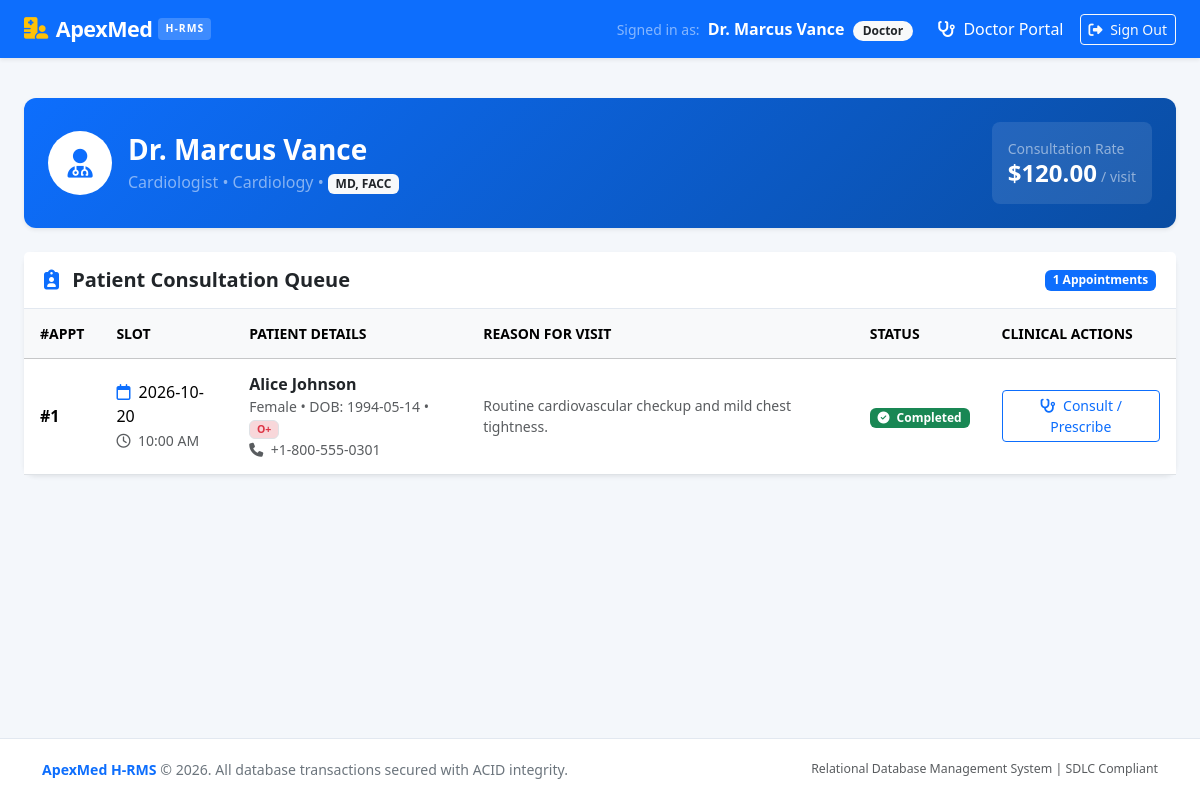
Page /doctor/dashboard (signed in) on the committed database.
### tables this page shows
CREATE TABLE departments (
            department_id INTEGER PRIMARY KEY AUTOINCREMENT,
            department_name TEXT NOT NULL UNIQUE,
            description TEXT,
            head_doctor TEXT,
            created_at TIMESTAMP DEFAULT CURRENT_TIMESTAMP
        );

CREATE TABLE doctors (
            doctor_id INTEGER PRIMARY KEY AUTOINCREMENT,
            user_id INTEGER NOT NULL UNIQUE,
            department_id INTEGER NOT NULL,
            specialization TEXT NOT NULL,
            qualification TEXT NOT NULL,
            consultation_fee REAL NOT NULL DEFAULT 50.0 CHECK (consultation_fee >= 0),
            available_days TEXT DEFAULT 'Mon-Fri',
            FOREIGN KEY (user_id) REFERENCES users(user_id) ON DELETE CASCADE,
            FOREIGN KEY (department_id) REFERENCES departments(department_id) ON DELETE RESTRICT
        );

CREATE TABLE prescriptions (
            prescription_id INTEGER PRIMARY KEY AUTOINCREMENT,
            appointment_id INTEGER NOT NULL UNIQUE,
            diagnosis TEXT NOT NULL,
            medicines TEXT NOT NULL,
            doctor_notes TEXT,
            issued_at TIMESTAMP DEFAULT CURRENT_TIMESTAMP,
            FOREIGN KEY (appointment_id) REFERENCES appointments(appointment_id) ON DELETE CASCADE
        );

CREATE TABLE appointments (
            appointment_id INTEGER PRIMARY KEY AUTOINCREMENT,
            patient_id INTEGER NOT NULL,
            doctor_id INTEGER NOT NULL,
            appointment_date TEXT NOT NULL,
            appointment_time TEXT NOT NULL,
            status TEXT DEFAULT 'Scheduled' CHECK(status IN ('Scheduled', 'Completed', 'Cancelled', 'In-Progress')),
            reason_for_visit TEXT,
            created_at TIMESTAMP DEFAULT CURRENT_TIMESTAMP,
            FOREIGN KEY (patient_id) REFERENCES patients(patient_id) ON DELETE CASCADE,
            FOREIGN KEY (doctor_id) REFERENCES doctors(doctor_id) ON DELETE CASCADE,
            UNIQUE(doctor_id, appointment_date, appointment_time)
        );

CREATE TABLE users (
            user_id INTEGER PRIMARY KEY AUTOINCREMENT,
            email TEXT NOT NULL UNIQUE,
            password_hash TEXT NOT NULL,
            full_name TEXT NOT NULL,
            role TEXT NOT NULL CHECK(role IN ('admin', 'doctor', 'patient')),
            phone TEXT,
            is_active INTEGER DEFAULT 1,
            created_at TIMESTAMP DEFAULT CURRENT_TIMESTAMP
        );

CREATE TABLE patients (
            patient_id INTEGER PRIMARY KEY AUTOINCREMENT,
            user_id INTEGER NOT NULL UNIQUE,
            date_of_birth TEXT NOT NULL,
            gender TEXT NOT NULL CHECK(gender IN ('Male', 'Female', 'Other')),
            blood_group TEXT,
            emergency_contact TEXT,
            address TEXT,
            FOREIGN KEY (user_id) REFERENCES users(user_id) ON DELETE CASCADE
        );

### app.py (the view)
@app.route("/doctor/dashboard")
def doctor_dashboard():
    user = get_current_user()
    if not user or user["role"] != "doctor":
        flash("Doctor access required.", "danger")
        return redirect(url_for("login"))
    conn = get_db()
    cursor = conn.cursor()
    cursor.execute("""
        SELECT d.doctor_id, d.specialization, d.qualification, d.consultation_fee, dept.department_name
        FROM doctors d
        JOIN departments dept ON d.department_id = dept.department_id
        WHERE d.user_id = ?;
    """, (user["user_id"],))
    doctor_info = cursor.fetchone()
    if not doctor_info:
        flash("Doctor profile not found.", "danger")
        conn.close()
        return redirect(url_for("login"))
    cursor.execute("""
        SELECT a.appointment_id, a.appointment_date, a.appointment_time, a.status, a.reason_for_visit,
               pu.full_name AS patient_name, pu.email AS patient_email, pu.phone AS patient_phone,
               p.gender, p.blood_group, p.date_of_birth,
               pr.diagnosis, pr.medicines, pr.doctor_notes
        FROM appointments a
        JOIN patients p ON a.patient_id = p.patient_id
        JOIN users pu ON p.user_id = pu.user_id
        LEFT JOIN prescriptions pr ON a.appointment_id = pr.appointment_id
        WHERE a.doctor_id = ?
        ORDER BY a.appointment_date DESC, a.appointment_time ASC;
    """, (doctor_info["doctor_id"],))
    appointments = cursor.fetchall()
    conn.close()
    return render_template("dashboard_doctor.html", doctor=doctor_info, appointments=appointments)

### app.py (called while the page is built)
def get_current_user():
    if "user_id" in session:
        return {
            "user_id": session["user_id"],
            "email": session["email"],
            "full_name": session["full_name"],
            "role": session["role"]
        }
    return None

@app.context_processor
def inject_user():
    return dict(current_user=get_current_user())

### database.py (called while the page is built)
def get_db():
    conn = sqlite3.connect(DB_PATH)
    conn.row_factory = sqlite3.Row
    conn.execute("PRAGMA foreign_keys = ON;")
    return conn

### templates/dashboard_doctor.html (shortened to what this page needs)
{% extends "base.html" %}
{% block content %}
<div class="container-fluid px-lg-4 py-4">
    <div class="card mb-4 border-0 shadow-sm" style="background: linear-gradient(135deg, #0d6efd 0%, #0a4da2 100%); color: white;">
        <div class="card-body p-4">
            <div class="row align-items-center">
                <div class="col-md-8">
                    <div class="d-flex align-items-center">
                        <div class="bg-white text-primary rounded-circle p-3 me-3 d-flex align-items-center justify-content-center" style="width: 64px; height: 64px; font-size: 1.8rem;">
                            <i class="fa-solid fa-user-doctor"></i>
                        </div>
                        <div>
                            <h3 class="fw-bold mb-1">{{ current_user.full_name }}</h3>
                            <p class="mb-0 text-white-50">
                                <span>{{ doctor.specialization }}</span> &bull;
                                <span>{{ doctor.department_name }}</span> &bull;
                                <span class="badge bg-light text-dark">{{ doctor.qualification }}</span>
                            </p>
                        </div>
                    </div>
                </div>
                <div class="col-md-4 text-md-end mt-3 mt-md-0">
                    <div class="bg-white bg-opacity-10 p-3 rounded-3 d-inline-block text-start">
                        <small class="text-white-50 d-block">Consultation Rate</small>
                        <span class="h4 fw-bold mb-0">${{ "%.2f"|format(doctor.consultation_fee) }}</span>
                        <span class="small text-white-50">/ visit</span>
                    </div>
                </div>
            </div>
        </div>
    </div>
    <div class="card shadow-sm border-0">
        <div class="card-header bg-white d-flex justify-content-between align-items-center py-3">
            <h5 class="mb-0 fw-bold"><i class="fa-solid fa-clipboard-user me-2 text-primary"></i> Patient Consultation Queue</h5>
            <span class="badge bg-primary">{{ appointments|length }} Appointments</span>
        </div>
        <div class="table-responsive">
            <table class="table table-hover align-middle mb-0">
                <thead class="table-light small text-uppercase">
                    <tr>
                        <th>#Appt</th>
                        <th>Slot</th>
                        <th>Patient Details</th>
                        <th>Reason for Visit</th>
                        <th>Status</th>
                        <th>Clinical Actions</th>
                    </tr>
                </thead>
                <tbody>
                    {% for a in appointments %}
                    <tr>
                        <td class="fw-bold">#{{ a.appointment_id }}</td>
                        <td>
                            <div><i class="fa-regular fa-calendar me-1 text-primary"></i> {{ a.appointment_date }}</div>
                            <small class="text-muted"><i class="fa-regular fa-clock me-1"></i> {{ a.appointment_time }}</small>
                        </td>
                        <td>
                            <div class="fw-bold text-dark">{{ a.patient_name }}</div>
                            <div class="small text-muted">
                                <span>{{ a.gender }}</span> &bull;
                                <span>DOB: {{ a.date_of_birth }}</span> &bull;
                                <span class="badge bg-danger-subtle text-danger border">{{ a.blood_group }}</span>
                            </div>
                            <div class="small text-muted"><i class="fa-solid fa-phone me-1"></i> {{ a.patient_phone }}</div>
                        </td>
                        <td>
                            <div class="small text-muted">{{ a.reason_for_visit or 'General Consultation' }}</div>
                        </td>
                        <td>
                            {% if a.status == 'Scheduled' %}
                                <span class="badge bg-warning text-dark"><i class="fa-solid fa-clock me-1"></i> Scheduled</span>
                            {% elif a.status == 'Completed' %}
                                <span class="badge bg-success"><i class="fa-solid fa-circle-check me-1"></i> Completed</span>
                            {% elif a.status == 'In-Progress' %}
                                <span class="badge bg-primary">In-Progress</span>
                            {% else %}
                                <span class="badge bg-danger">Cancelled</span>
                            {% endif %}
                        </td>
                        <td>
                            <button type="button" class="btn btn-sm btn-outline-primary"
                                    data-bs-toggle="modal"
                                    data-bs-target="#consultModal{{ a.appointment_id }}">
                                <i class="fa-solid fa-stethoscope me-1"></i> Consult / Prescribe
                            </button>
                        </td>
                    </tr>
                    {% else %}
                    <tr><td colspan="6" class="text-center text-muted py-4">No patients currently scheduled.</td></tr>
                    {% endfor %}
                </tbody>
            </table>
        </div>
    </div>
</div>
{% endblock %}

### templates/base.html (shortened to what this page needs)
<!DOCTYPE html>
<html lang="en">
<head>
    <link href="https://cdn.jsdelivr.net/npm/bootstrap@5.3.3/dist/css/bootstrap.min.css" rel="stylesheet">
    <link rel="stylesheet" href="https://cdnjs.cloudflare.com/ajax/libs/font-awesome/6.5.1/css/all.min.css">
    <link rel="stylesheet" href="{{ url_for('static', filename='css/style.css') }}">
</head>
<body>
    <nav class="navbar navbar-expand-lg navbar-dark bg-primary sticky-top shadow-sm">
        <div class="container-fluid px-lg-4">
            <a class="navbar-brand d-flex align-items-center" href="{{ url_for('index') }}">
                <i class="fa-solid fa-hospital-user me-2 text-warning"></i>
                <span>ApexMed</span>
                <span class="brand-badge">H-RMS</span>
            </a>
            <div class="collapse navbar-collapse" id="navMain">
                <ul class="navbar-nav ms-auto align-items-lg-center">
                    {% if current_user %}
                        <li class="nav-item me-3">
                            <span class="text-white-50 small">Signed in as:</span>
                            <span class="text-white fw-bold ms-1">{{ current_user.full_name }}</span>
                            <span class="badge bg-light text-dark badge-role ms-1">{{ current_user.role }}</span>
                        </li>
                        {% if current_user.role == 'admin' %}
                            <li class="nav-item">
                                <a class="nav-link active" href="{{ url_for('admin_dashboard') }}"><i class="fa-solid fa-chart-line me-1"></i> Admin Portal</a>
                            </li>
                        {% elif current_user.role == 'doctor' %}
                            <li class="nav-item">
                                <a class="nav-link active" href="{{ url_for('doctor_dashboard') }}"><i class="fa-solid fa-stethoscope me-1"></i> Doctor Portal</a>
                            </li>
                        {% elif current_user.role == 'patient' %}
                            <li class="nav-item">
                                <a class="nav-link active" href="{{ url_for('patient_dashboard') }}"><i class="fa-solid fa-calendar-check me-1"></i> Patient Portal</a>
                            </li>
                        {% endif %}
                        <li class="nav-item ms-lg-2">
                            <a class="btn btn-sm btn-outline-light" href="{{ url_for('logout') }}">
                                <i class="fa-solid fa-right-from-bracket me-1"></i> Sign Out
                            </a>
                        </li>
                    {% endif %}
                </ul>
            </div>
        </div>
    </nav>
    <main class="flex-grow-1">
        {% block content %}{% endblock %}
    </main>
    <footer>
        <div class="container text-center">
            <div class="row align-items-center">
                <div class="col-md-6 text-md-start mb-2 mb-md-0">
                    <span class="fw-semibold text-primary">ApexMed H-RMS</span> &copy; 2026. All database transactions secured with ACID integrity.
                </div>
                <div class="col-md-6 text-md-end text-muted small">
                    <span>Relational Database Management System | SDLC Compliant</span>
                </div>
            </div>
        </div>
    </footer>
</body>
</html>

### static/css/style.css (style rules this page uses)
:root { --primary-blue: #0d6efd; --primary-dark: #0a4da2; --accent-teal: #0dcaf0; --medical-green: #198754; --dark-navy: #111c2d; --card-bg: #ffffff; --body-bg: #f4f7fb; --text-main: #2b3445; --text-muted: #6c757d; --border-color: #e2e8f0; }
body { background-color: var(--body-bg); color: var(--text-main); font-family: 'Segoe UI', system-ui, -apple-system, BlinkMacSystemFont, Roboto, sans-serif; min-height: 100vh; display: flex; flex-direction: column; }
.navbar-brand { font-weight: 700; letter-spacing: -0.5px; font-size: 1.35rem; }
.brand-badge { font-size: 0.65rem; text-transform: uppercase; letter-spacing: 1px; padding: 3px 7px; border-radius: 4px; background: rgba(255, 255, 255, 0.2); margin-left: 6px; }
.card { border: 1px solid var(--border-color); border-radius: 12px; box-shadow: 0 4px 12px rgba(0, 0, 0, 0.04); background-color: #fff; transition: transform 0.2s ease, box-shadow 0.2s ease; }
.card-header { background-color: #ffffff; border-bottom: 1px solid var(--border-color); font-weight: 600; padding: 1rem 1.25rem; }
.badge-role { font-size: 0.75rem; padding: 4px 10px; border-radius: 20px; text-transform: capitalize; }
.table > :not(caption) > * > * { padding: 0.85rem 1rem; vertical-align: middle; }
footer { margin-top: auto; background-color: #ffffff; border-top: 1px solid var(--border-color); padding: 1.25rem 0; font-size: 0.88rem; color: var(--text-muted); }

### rows in the picture
departments: full_name "Dr. Marcus Vance", department_name "Cardiology"
doctors: specialization "Cardiologist", qualification "MD, FACC", consultation_fee "120.00"
prescriptions: appointment_id "1", appointment_date "2026-10-20", appointment_time "10:00 AM", patient_name "Alice Johnson", gender "Female", date_of_birth "1994-05-14", blood_group "O+", patient_phone "+1-800-555-0301", reason_for_visit "Routine cardiovascular checkup and mild chest tightness."

### other values in the picture
{{ current_user.role }} "Doctor"
{{ appointments|length }} "1"
